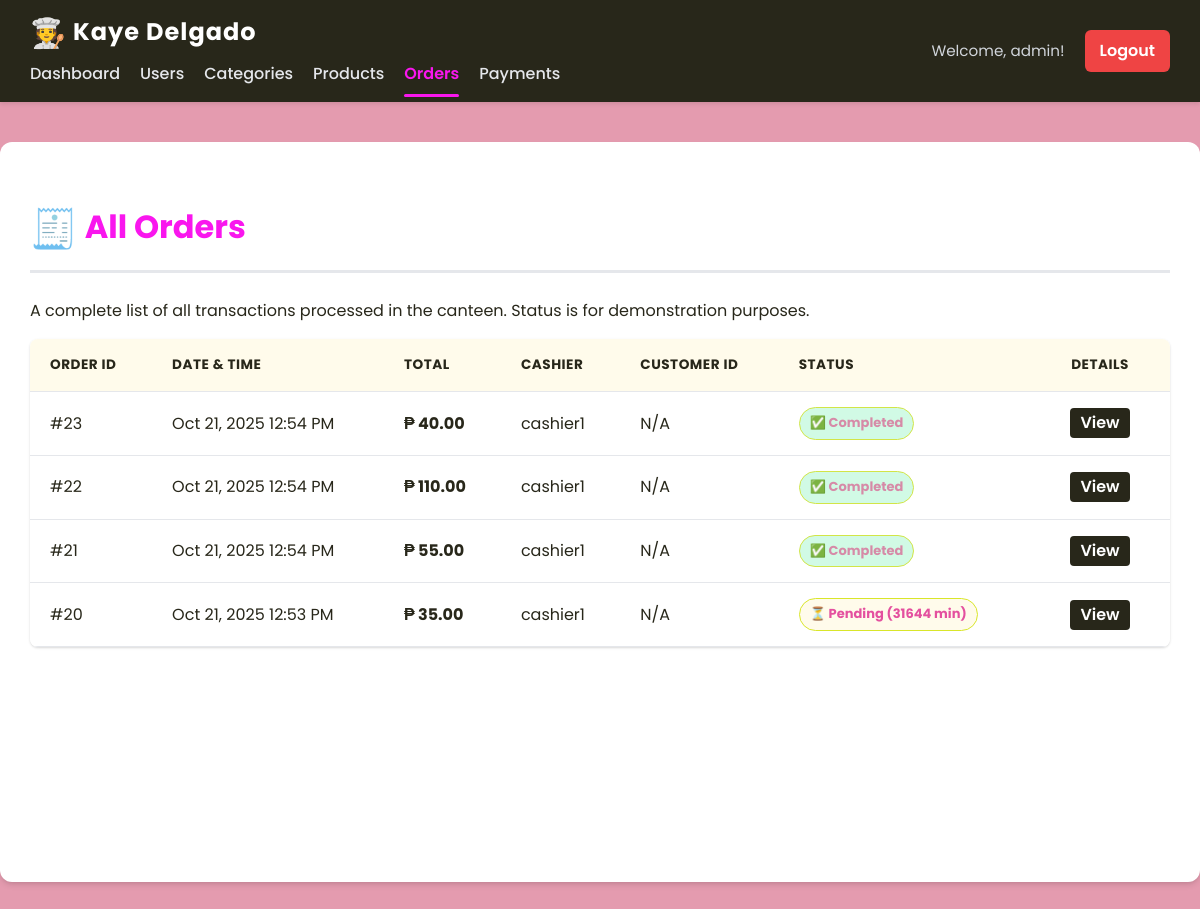
Screenshot of /admin/orders.php (signed in) with the database file from the repository.
### tables this page shows
CREATE TABLE `orders` (
  `order_id` int(11) NOT NULL,
  `cashier_id` int(11) NOT NULL,
  `customer_id` int(11) DEFAULT NULL,
  `total` decimal(10,2) NOT NULL,
  `order_date` datetime NOT NULL DEFAULT current_timestamp(),
  `status` varchar(20) NOT NULL DEFAULT 'completed'
);

CREATE TABLE `users` (
  `user_id` int(11) NOT NULL,
  `username` varchar(50) NOT NULL,
  `password` varchar(255) NOT NULL,
  `role` enum('admin','cashier') NOT NULL
);

### admin/orders.php (the view, shortened to what this page needs)
<?php
include('header.php');
include('navbar.php');
include('../config/db_connect.php');
$result = $conn->query("
    SELECT
        o.order_id,
        o.total,
        o.order_date,
        u.username AS cashier_name,
        c.customer_id,
        CASE
            WHEN o.order_id % 5 = 0 THEN 'pending'
            WHEN o.order_id % 4 = 0 THEN 'processing'
            ELSE 'completed'
        END AS status,
        TIMESTAMPDIFF(MINUTE, o.order_date, NOW()) AS duration_minutes
    FROM orders o
    LEFT JOIN users u ON o.cashier_id = u.user_id
    LEFT JOIN customers c ON o.customer_id = c.customer_id
    ORDER BY o.order_date DESC
");
if (!function_exists('getStatusBadge')) {
    function getStatusBadge($status, $duration_minutes = null) {
        $status = strtolower($status);
        $class = 'badge-default';
        $icon = '⏱️';
        switch ($status) {
            case 'completed':
                $class = 'badge-success';
                $icon = '✅';
                break;
            case 'pending':
                $class = 'badge-warning';
                $icon = '⏳';
                break;
        }
        $duration_text = '';
        if ($status != 'completed' && $duration_minutes !== null) {
            $duration_text = " (".$duration_minutes." min)";
        }
        return "<span class='status-badge {$class}'>{$icon} " . ucfirst($status) . $duration_text . "</span>";
    }
}
?>
<div class="container">
    <h2><span style="font-size: 1.2em; vertical-align: middle;">🧾</span> All Orders</h2>
    <p class="section-description">A complete list of all transactions processed in the canteen. Status is for demonstration purposes.</p>
    <div class="table-responsive">
        <table class="data-table-canteen">
            <thead>
                <tr>
                    <th>Order ID</th>
                    <th>Date & Time</th>
                    <th>Total</th>
                    <th>Cashier</th>
                    <th>Customer ID</th>
                    <th>Status</th>
                    <th style="width: 100px; text-align: center;">Details</th>
                </tr>
            </thead>
            <tbody>
                <?php
                if ($result->num_rows > 0) {
                    while($row = $result->fetch_assoc()){
                        $formatted_date = date('M d, Y h:i A', strtotime($row['order_date']));
                ?>
                <tr>
                    <td data-label="Order ID">#<?php echo $row['order_id']; ?></td>
                    <td data-label="Date & Time"><?php echo $formatted_date; ?></td>
                    <td data-label="Total" style="font-weight: 700;">₱ <?php echo number_format($row['total'], 2); ?></td>
                    <td data-label="Cashier"><?php echo htmlspecialchars($row['cashier_name'] ?: 'N/A'); ?></td>
                    <td data-label="Customer ID"><?php echo htmlspecialchars($row['customer_id'] ?: 'N/A'); ?></td>
                    <td data-label="Status">
                        <?php echo getStatusBadge($row['status'], $row['duration_minutes']); ?>
                    </td>
                    <td data-label="Action" style="text-align: center;">
                        <a href="order_details.php?order_id=<?php echo $row['order_id']; ?>"
                           class="action-btn details-btn" title="View Order Details">
                            View
                        </a>
                    </td>
                </tr>
                <?php
                    }
                } else {
                ?>
                <tr>
                    <td colspan="7" style="text-align: center;">No orders found.</td>
                </tr>
                <?php
                }
                ?>
            </tbody>
        </table>
    </div>
</div>

### admin/header.php (style rules this page uses)
:root { --primary-color: #f916eeff; --secondary-color: #28271aff; --success-color: #db6f8eff; --danger-color: #EF4444; --background-light: #e49bafff; --container-bg: #FFFFFF; --border-color: #E5E7EB; --table-header-bg: #FFFBEB; --font-family: 'Poppins', sans-serif; --shadow-subtle: 0 1px 3px 0 rgba(0, 0, 0, 0.1), 0 1px 2px 0 rgba(0, 0, 0, 0.06); --shadow-medium: 0 4px 6px -1px rgba(0, 0, 0, 0.1), 0 2px 4px -2px rgba(0, 0, 0, 0.1); }
body { font-family: var(--font-family); background: var(--background-light); margin: 0; padding: 0; color: var(--secondary-color); line-height: 1.6; }
.container { max-width: 1200px; margin: 40px auto; padding: 30px; background: var(--container-bg); border-radius: 12px; box-shadow: var(--shadow-medium); min-height: 85vh; }
h2 { font-size: 2rem; color: var(--primary-color); margin-bottom: 25px; padding-bottom: 10px; border-bottom: 3px solid var(--border-color); font-weight: 700; }
button, .action-btn, .btn { padding: 10px 20px; border: none; border-radius: 6px; cursor: pointer; font-weight: 600; text-decoration: none; text-align: center; transition: background-color 0.2s, box-shadow 0.2s, transform 0.1s; display: inline-flex; align-items: center; justify-content: center; gap: 8px; font-size: 1rem; line-height: 1.25; }
.table-responsive { overflow-x: auto; box-shadow: var(--shadow-subtle); border-radius: 8px; }
table { width: 100%; border-collapse: separate; border-spacing: 0; margin-top: 0; background: var(--container-bg); }
table th, table td { padding: 15px 20px; border-bottom: 1px solid var(--border-color); text-align: left; }
table th { background-color: var(--table-header-bg); color: var(--secondary-color); font-weight: 700; text-transform: uppercase; font-size: 0.85rem; letter-spacing: 0.5px; }
table tr th:first-child, table tr td:first-child { border-left: none; }
table tr th:last-child, table tr td:last-child { border-right: none; }

### admin/orders.php (style rules this page uses)
.status-badge { display: inline-block; padding: 5px 10px; border-radius: 20px; font-size: 13px; font-weight: 700; text-align: center; white-space: nowrap; transition: all 0.2s; }
.badge-success { background-color: #D1FAE5; color: #d68aa7ff; border: 1px solid #d2e547ff; }
.badge-warning { background-color: #FFFBEB; color: #e4509fff; border: 1px solid #d9e62aff; }
.action-btn.details-btn { background-color: var(--secondary-color); color: white; padding: 5px 10px; border-radius: 4px; text-decoration: none; font-weight: 600; transition: background-color 0.2s; }

### rows the page displays
orders: order_id "23", order_date "Oct 21, 2025 12:54 PM", total "40.00", cashier.username "cashier1", customer_id "N/A", icon "✅", status "Completed"
orders: order_id "22", order_date "Oct 21, 2025 12:54 PM", total "110.00", cashier.username "cashier1", customer_id "N/A", icon "✅", status "Completed"
orders: order_id "21", order_date "Oct 21, 2025 12:54 PM", total "55.00", cashier.username "cashier1", customer_id "N/A", icon "✅", status "Completed"
orders: order_id "20", order_date "Oct 21, 2025 12:53 PM", total "35.00", cashier.username "cashier1", customer_id "N/A", icon "⏳", status "Pending", duration_text "(31644 min)"

### other values shown
$username "admin"
